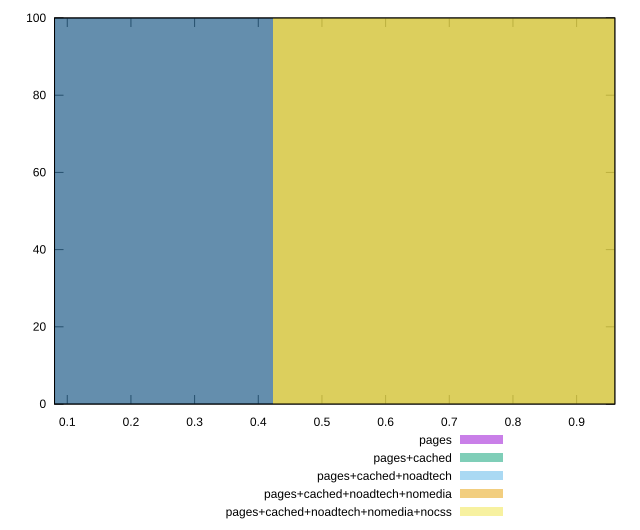

Write the gnuplot code that produced this figure.
reset

$pages <<EOF
0 100
EOF

$pagesCached <<EOF
0 100
EOF

$pagesCachedNoadtech <<EOF
0.8460955517241849 100
EOF

$pagesCachedNoadtechNomedia <<EOF
0.8460955517241849 100
EOF

$pagesCachedNoadtechNomediaNocss <<EOF
0.8460955517241849 100
EOF

set key outside below
set boxwidth 0.8460955517241849
set xrange [0.08:0.96]
set yrange [0:100]
set trange [0:100]
set style fill transparent solid 0.5 noborder
set terminal svg size 640, 530 enhanced background rgb 'white'
set output "report_00018_2021-02-10T15-25-16.877Z/interactive/comparison/histogram/all_score.svg"

plot $pages title "pages" with boxes, \
     $pagesCached title "pages+cached" with boxes, \
     $pagesCachedNoadtech title "pages+cached+noadtech" with boxes, \
     $pagesCachedNoadtechNomedia title "pages+cached+noadtech+nomedia" with boxes, \
     $pagesCachedNoadtechNomediaNocss title "pages+cached+noadtech+nomedia+nocss" with boxes

reset
